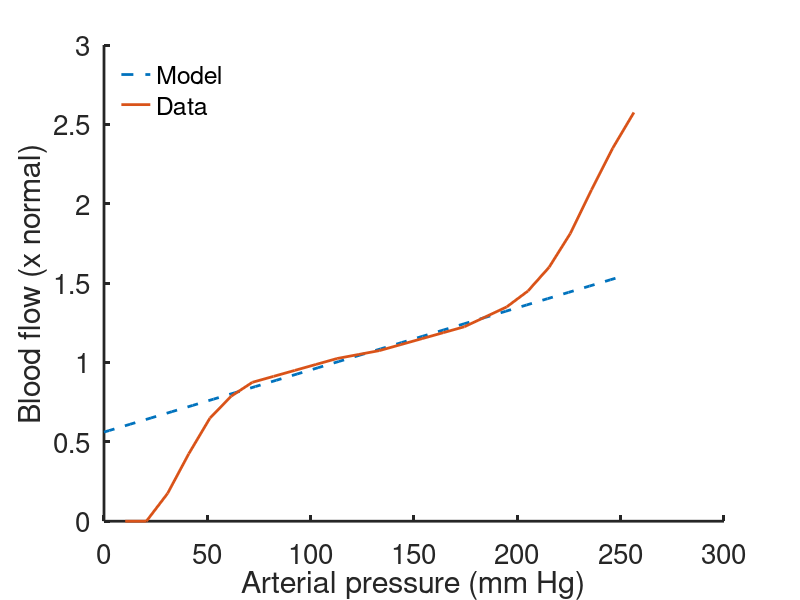
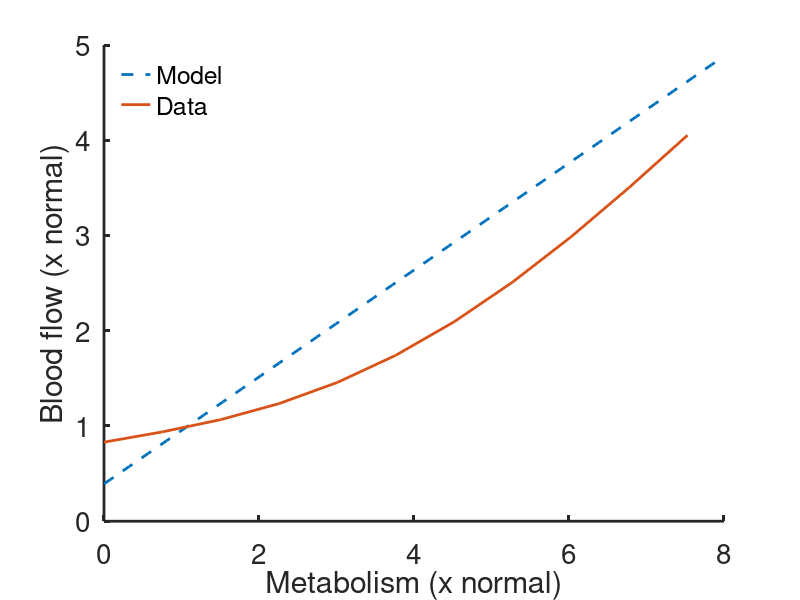
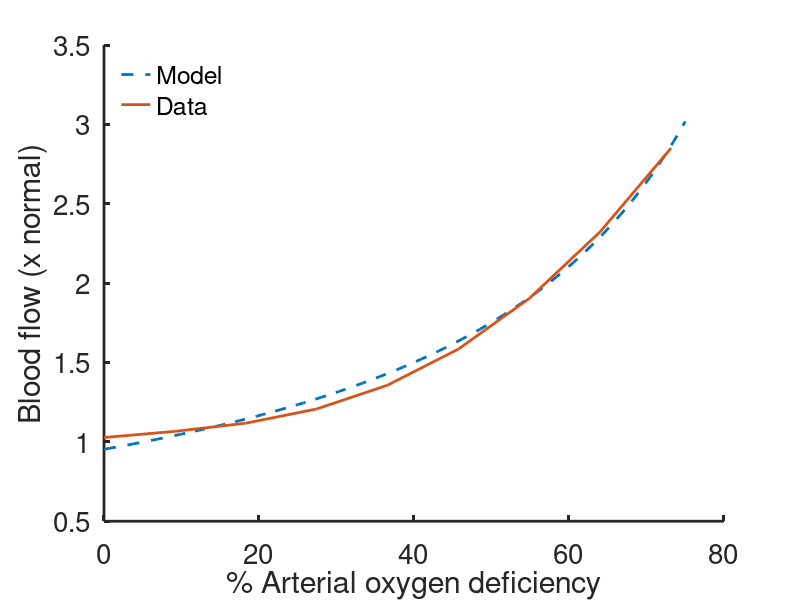

Write the MATLAB code that produced these figures, in order.

%  -------------------------------------------------------------------
%
%   Code to solve the autoregulation model of Huntsman/Peskin.
%
%   For Chapter 11, Section 11.6.1 of
%   Keener and Sneyd, Mathematical Physiology, 3rd Edition, Springer.
%
%   Written by James Keener and James Sneyd.
%
%  -------------------------------------------------------------------

clear all
close all
clc
set(0,                           ...
   'defaultaxesfontsize', 20,   ...
   'defaultaxeslinewidth', 2.0, ...
   'defaultlinelinewidth', 2.0);

% The data for the three graphs. It's easier to enter it all directly than read
% it from three separate files

flow_Pa = [0	10.256
0	20.512
0.175	30.768
0.425	41.024
0.65	51.28
0.7875	61.536
0.875	71.792
0.9125	82.048
0.95	92.30399
0.9875	102.56
1.025	112.816
1.05	123.072
1.075	133.328
1.1125	143.584
1.15	153.84
1.1875	164.096
1.225	174.352
1.2875	184.608
1.35	194.864
1.45	205.12
1.6	215.376
1.8125	225.632
2.0875	235.888
2.35	246.144
2.575	256.4];


flow_metab = [0.829816	0
0.937826	0.752941
1.0664	1.50588
1.23481	2.25882
1.4571	3.01176
1.74212	3.76471
2.0935	4.51765
2.50963	5.27059
2.98377	6.02353
3.50385	6.77647
4.05269	7.52941];


flow_oxy = [1.02721	0
1.066	9.14634
1.11736	18.2927
1.20706	27.439
1.35686	36.5854
1.58445	45.7317
1.90352	54.8781
2.3237	64.0244
2.85057	73.1707];


% Calculate the model curves
 O2astar=104;
 O2vstar=40;
 Pastar=100;
 Qstar=5.6;
 Mstar = Qstar*(O2astar - O2vstar);
 
 A = 0.1; 
 R0 = 4; 

 % alternate values from second edition that don't seem to work
 %A = Qstar/(3*Mstar - Qstar*O2astar)
 %R0 = Pastar*(3*Mstar - Qstar*O2astar)/(2*Qstar*Mstar)

 % plot flow against pressure
 Pa_model = linspace(0,250,100);
 Qa_model = (1/(1+A*O2astar))*(Mstar*A + Pa_model/R0);
 figure(1)
     
     plot(Pa_model,Qa_model/Qstar,'--', flow_Pa(:,2),flow_Pa(:,1))
     xlabel('Arterial pressure (mm Hg)')
     ylabel('Blood flow (x normal)')

box off 
legend('boxoff')
legend('Model','Data','location','northwest')
 % plot flow against metabolism
 M_model = linspace(0,8,100);
 Qa_model2 = (1/(1+A*O2astar))*(M_model*Mstar*A + Pastar/R0);
 figure(2)
      
     plot(M_model,Qa_model2/Qstar,'--',flow_metab(:,2),flow_metab(:,1))
     xlabel('Metabolism (x normal)')
     ylabel('Blood flow (x normal)')
box off
legend('boxoff')
legend('Model','Data','location','northwest')
 % plot flow against oxygen deficiency
 ox_def = linspace(0,75,100);
 O2a = O2astar*(1-ox_def/100);
 Qa_model4 = (1./(1+A*O2a)).*(Mstar*A + Pastar/R0);
 figure(3)
     
     plot(ox_def,Qa_model4/Qstar,'--',flow_oxy(:,2),flow_oxy(:,1))
     xlabel('% Arterial oxygen deficiency')
     ylabel('Blood flow (x normal)')
box off 
legend('boxoff')
legend('Model','Data','location','northwest')
